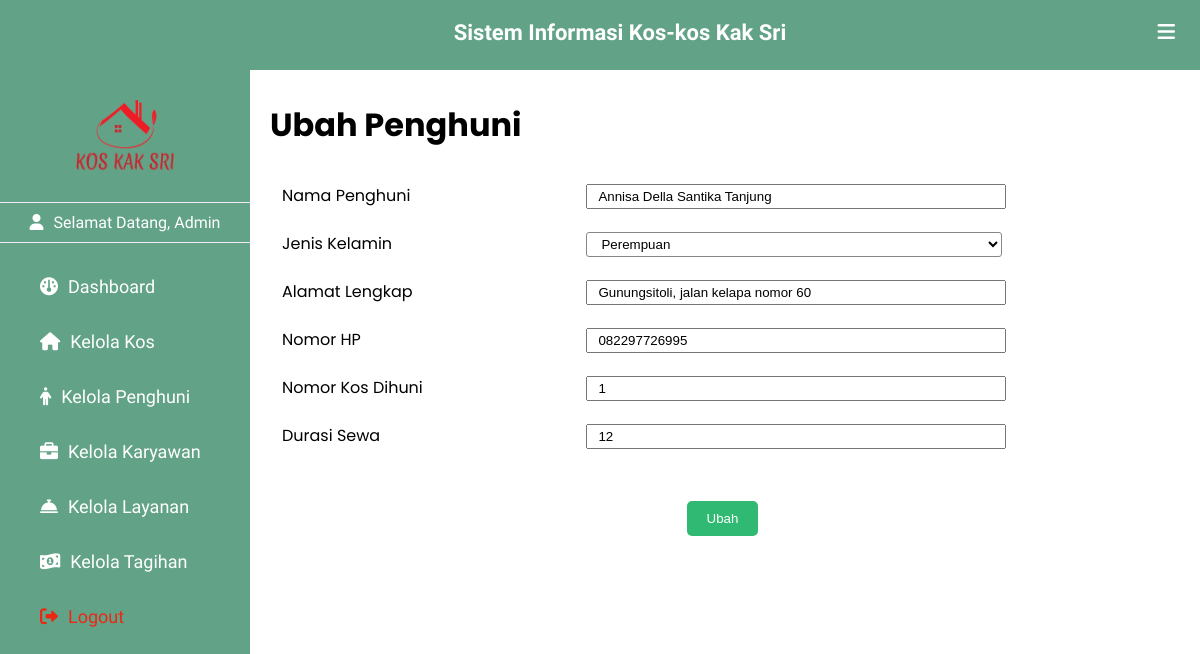
Screenshot of /ubah_penghuni.php?id_penghuni=1 (signed in) with the database file from the repository.
### tables this page shows
CREATE TABLE `penghuni` (
  `id_penghuni` int(11) NOT NULL,
  `nama_penghuni` varchar(50) NOT NULL,
  `alamat_penghuni` text NOT NULL,
  `jenis_kelamin` varchar(20) NOT NULL,
  `no_hp` varchar(14) NOT NULL,
  `no_kos` int(11) NOT NULL,
  `durasi_sewa` int(11) NOT NULL
);

CREATE TABLE `info_kos` (
  `no_kos` int(11) NOT NULL,
  `lantai` int(11) NOT NULL,
  `fasilitas` varchar(100) NOT NULL
);

### connection.php (called while the page is built, shortened)
<?php
$server = "localhost";
$user = "root";
$pass = "";
$db_name = "db_final";
$conn = mysqli_connect($server, $user, $pass, $db_name);
function query($query) {
    global $conn;
    $result = mysqli_query($conn, $query);
    $rows = [];
    while($row = mysqli_fetch_assoc($result)){
        $rows[] = $row;
    }
    return $rows;
}
?>

### ubah_penghuni.php (the view, shortened to what this page needs)
<?php
include 'connection.php';
$id_penghuni = $_GET["id_penghuni"];
$kos = query("SELECT * FROM penghuni a, info_kos b WHERE a.id_penghuni = $id_penghuni AND a.no_kos=b.no_kos ")[0];
?>
<!DOCTYPE html>
<html lang="en">
<head>
    <link rel="stylesheet" href="https://cdnjs.cloudflare.com/ajax/libs/simple-icons/6.15.0/simpleicons.svg">
    <link href='https://unpkg.com/boxicons@2.1.2/css/boxicons.min.css' rel='stylesheet'>
    <link rel="stylesheet" href="https://cdnjs.cloudflare.com/ajax/libs/font-awesome/6.0.0/css/all.min.css">
    <link rel="stylesheet" href="myProjects/webProject/icofont/css/icofont.min.css">
    <link rel="stylesheet" href="css/style_tambah.css">
</head>
<body>
    <header>
       <div class="left_area">
            <h3>Sistem Informasi Kos-kos Kak Sri</h3>
       </div>
       <div class="right_area">
            <i class="fa-solid fa-bars" id="btn"></i>
       </div>
    </header>
    <div class="sidebar">
        <div class="logo_profile">
            <img src="asset/kosmerah.png " class="logo" alt="" width="100px" >
        </div>
        <div class="menu">
            <p id="admin"><i class="fa-solid fa-user"></i><span>Selamat Datang, Admin</span></p>
            <a href="index.php"><i class="fa-solid fa-gauge"></i><span>Dashboard</span></a>
            <a href="kelola_kos.php" ><i class="fa-solid fa-house"></i><span>Kelola Kos</span></a>
            <a href="kelola_penghuni.php"><i class="fa-solid fa-person"></i><span>Kelola Penghuni</span></a>
            <a href="kelola_pegawai.php"><i class="fa-solid fa-briefcase"></i><span>Kelola Karyawan</span></a>
            <a href="kelola_layanan.php"><i class="fa-sharp fa-solid fa-bell-concierge"></i><span>Kelola Layanan</span></a>
            <a href="kelola_tagihan.php"><i class="fa-solid fa-money-bill-1-wave"></i><span>Kelola Tagihan</span></a>
            <a href="controller/logout.php" id="logout"><i class="fa-solid fa-right-from-bracket"></i><span>Logout</span></a>
        </div>
    </div>
    <div class="content">
    <form action="controller/cek_ubah_penghuni.php" method="POST" id="tambah">
        <h1>Ubah Penghuni </h1>
        <table width="80%" id="tambah" border="0">
            <tr>
                <td><label for="nama_penghuni">Nama Penghuni</label></td>
                <td ><input type="text" name="nama_penghuni" id="nama_penghuni" required value="<?php echo $kos["nama_penghuni"] ?>"></td>
            </tr>
            <tr>
                <td><label for="jenis_kelamin">Jenis Kelamin</label></td>
                <td ><select name="jenis_kelamin" id="jenis_kelamin">
                    <?php
                      echo '<option value="'.$kos['jenis_kelamin'].'">'.$kos['jenis_kelamin'].' </option>';
                    ?>
                </select>
                </td>
            </tr>
            <tr>
                <td><label for="alamat">Alamat Lengkap</label></td>
                <td ><input type="text" name="alamat" id="alamat" required value="<?php echo $kos["alamat_penghuni"] ?>"></td>
            </tr>
            <tr>
                <td><label for="no_hp">Nomor HP</label></td>
                <td ><input type="text" name="no_hp" id="no_hp" required value="<?php echo $kos["no_hp"] ?>"></td>
            </tr>
            <tr>
                <td><label for="no_kos">Nomor Kos Dihuni</label></td>
                <td ><input type="text" name="no_kos" id="no_kos" required value="<?php echo $kos["no_kos"] ?>"></td>
            </tr>
            <tr>
                <td><label for="durasi_sewa">Durasi Sewa</label></td>
                <td ><input type="text" name="durasi_sewa" id="durasi_sewa" required value="<?php echo $kos["durasi_sewa"] ?>"></td>
            </tr>
        </table>
        <center><button type="submit" name="ubah">Ubah</button></center>
    </form>
    </div>
</body>
</html>

### css/css/style_tambah.css (style rules this page uses)
body { margin: 0; padding: 0; font-family: "Poppins", sans-serif; overflow-x: hidden; }
header { position: fixed; background: #62A388; padding: 20px; width: 100%; height: 30px; }
.left_area h3 { color: #fff; margin: 0; font-size: 22px; font-weight: 900; text-align: center; font-family: "Philosopher", sans-serif; }
#btn { padding: 5px; float: right; color: #fff; margin-top: -28px; font-size: 20px; margin-right: 40px; }
#admin { padding-top: 10px; padding-bottom: 10px; color: #fff; border-top: 1px solid #fefe; border-bottom: 1px solid #fefe; text-align: center; }
.sidebar { background: #62A388; padding-top: 30px; position: fixed; left: 0; width: 250px; height: 100%; margin-top: 70px; transition: all 0.5s ease; font-family: "El Messiri", sans-serif; overflow-y: auto; }
.logo_profile { display: flex; flex-direction: column; justify-content: center; align-items: center; }
.sidebar .logo { margin-bottom: 10px; transition: all 0.5s ease; }
.sidebar a { color: #fff; display: block; width: 100%; line-height: 55px; text-decoration: none; padding-left: 40px; box-sizing: border-box; font-size: 18px; font-family: "Poppins", sans-serif; }
.sidebar a span { font-family: "El Messiri", sans-serif; }
.sidebar i { padding-right: 10px; }
.sidebar #logout { color: rgb(233, 41, 20); }
.content { padding-top: 80px; padding-left: 270px; margin-right: 25px; transition: all 0.5s ease; text-align: justify; }
.content table#tambah tr td { padding: 10px 10px; }
.content table#tambah input { width: 100%; padding: 3px 10px; }
.content table#tambah select { width: 105%; padding: 3px 10px; background-color: #fff; border: 1px solid rgb(134, 134, 134); border-radius: 3px; }
.content form button { margin-top: 40px; padding: 10px 20px; border: none; color: #fff; border-radius: 5px; background-color: rgb(48, 185, 114); }

### rows the page displays
penghuni: nama_penghuni "Annisa Della Santika Tanjung", jenis_kelamin "Perempuan", alamat "Gunungsitoli, jalan kelapa nomor 60", no_hp "082297726995", no_kos "1", durasi_sewa "12"
